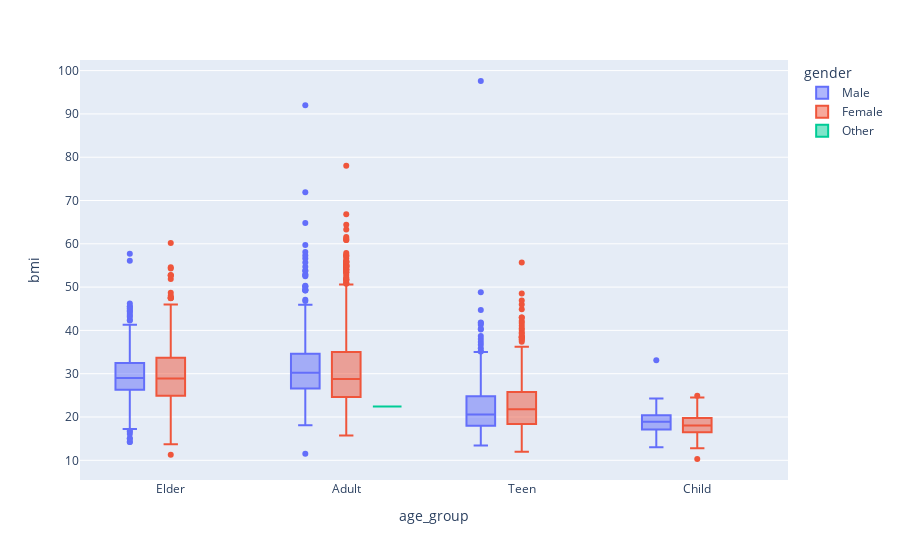

The notebook cell this image was saved under:
### Code cell
fig = px.box(df, x='age_group', y='bmi', color='gender')
fig.show()

### Figure 1 — Plotly figure (JSON) as saved in the notebook; plotly's stock layout.template omitted (floating-point values rounded to 4 significant figures; data arrays with more than 128 entries replaced by an {"elided": "..."} marker saying what was removed)
{"data": [{"alignmentgroup": "True", "hovertemplate": "gender=Male<br>age_group=%{x}<br>bmi=%{y}<extra></extra>", "legendgroup": "Male", "marker": {"color": "#636efa"}, "name": "Male", "notched": false, "offsetgroup": "Male", "orientation": "v", "showlegend": true, "type": "box", "x": {"elided": "2115 str values"}, "x0": " ", "xaxis": "x", "y": {"elided": "2115 float values"}, "y0": " ", "yaxis": "y"}, {"alignmentgroup": "True", "hovertemplate": "gender=Female<br>age_group=%{x}<br>bmi=%{y}<extra></extra>", "legendgroup": "Female", "marker": {"color": "#EF553B"}, "name": "Female", "notched": false, "offsetgroup": "Female", "orientation": "v", "showlegend": true, "type": "box", "x": {"elided": "2994 str values"}, "x0": " ", "xaxis": "x", "y": {"elided": "2994 float values"}, "y0": " ", "yaxis": "y"}, {"alignmentgroup": "True", "hovertemplate": "gender=Other<br>age_group=%{x}<br>bmi=%{y}<extra></extra>", "legendgroup": "Other", "marker": {"color": "#00cc96"}, "name": "Other", "notched": false, "offsetgroup": "Other", "orientation": "v", "showlegend": true, "type": "box", "x": ["Adult"], "x0": " ", "xaxis": "x", "y": [22.4], "y0": " ", "yaxis": "y"}], "layout": {"boxmode": "group", "legend": {"title": {"text": "gender"}, "tracegroupgap": 0}, "margin": {"t": 60}, "xaxis": {"anchor": "y", "domain": [0, 1], "title": {"text": "age_group"}}, "yaxis": {"anchor": "x", "domain": [0, 1], "title": {"text": "bmi"}}}}
